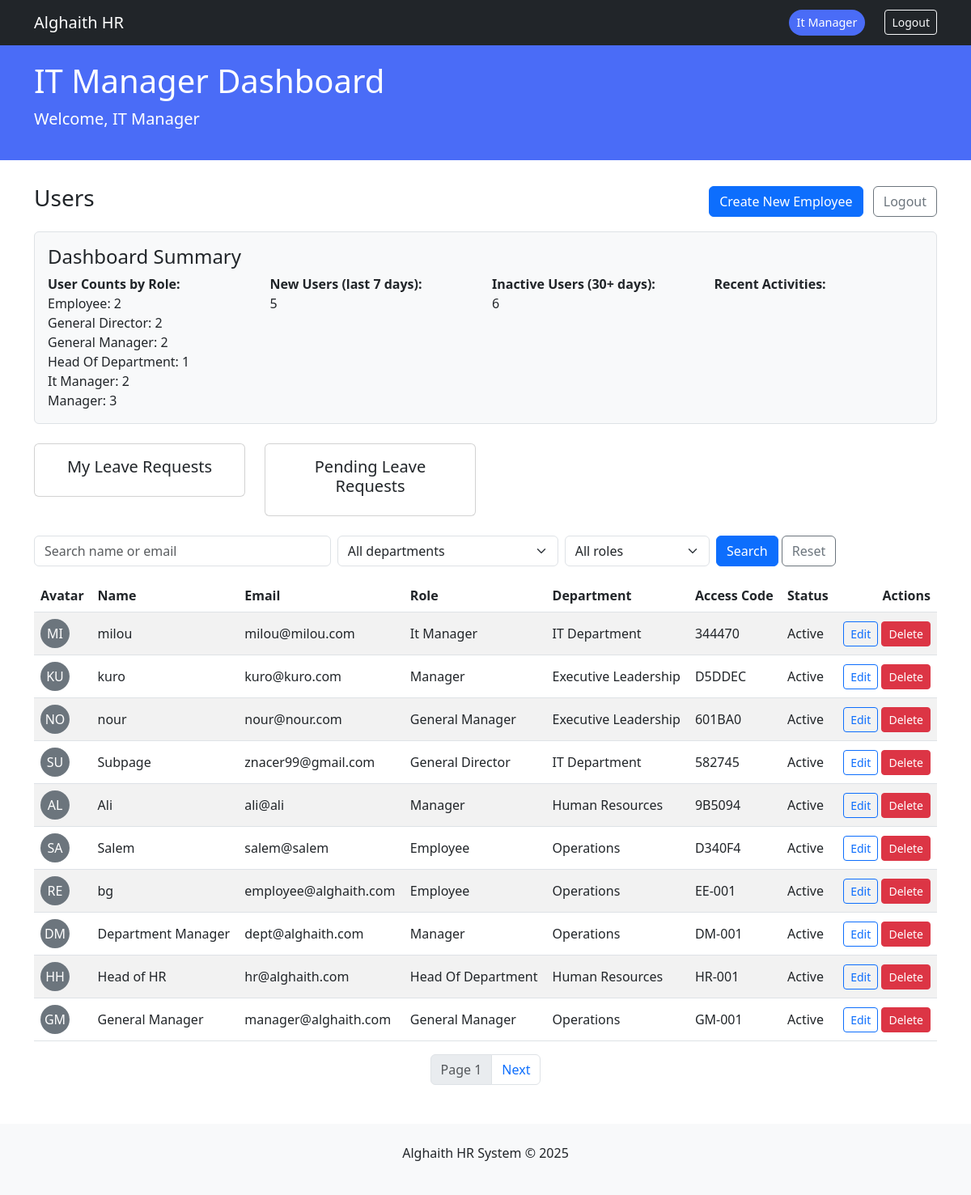
The app's page /dashboard/it_manager (signed in) with its own data.
### core/models.py (models this page shows, shortened)
class User(db.Model, UserMixin):
    __tablename__ = 'users'
    id = db.Column(db.Integer, primary_key=True)
    email = db.Column(db.String(120), unique=True, nullable=False)
    password_hash = db.Column(db.String(200), nullable=False)
    name = db.Column(db.String(100), nullable=False)
    role = db.Column(db.String(50), nullable=False)
    avatar = db.Column(db.String(2), nullable=False)
    access_code = db.Column(db.String(20), unique=True, nullable=False)
    department_id = db.Column(db.Integer, db.ForeignKey('departments.id'))
    created_at = db.Column(db.DateTime, default=datetime.utcnow)
    last_login = db.Column(db.DateTime)
    login_count = db.Column(db.Integer, default=0)
    is_active = db.Column(db.Boolean, default=True, nullable=False)
    department = db.relationship('Department', back_populates='members')
    @property
    def is_authenticated(self):
        return True

class Department(db.Model):
    __tablename__ = 'departments'
    id = db.Column(db.Integer, primary_key=True)
    name = db.Column(db.String(100), unique=True, nullable=False)
    description = db.Column(db.Text)
    created_at = db.Column(db.DateTime, default=datetime.utcnow)
    members = db.relationship('User', back_populates='department', lazy='dynamic')

### modules/dashboard/routes.py (the view)
@dashboard_bp.route('/it_manager')
@login_required
@role_required(['it_manager',])
def it_manager_dashboard():
    q = (request.args.get('q') or '').strip()
    role_filter = (request.args.get('role') or '').strip()
    dept_filter = (request.args.get('department') or '').strip()
    try:
        page = max(int(request.args.get('page', 1)), 1)
    except Exception:
        page = 1
    per_page = 10
    query = User.query
    if q:
        like = f"%{q}%"
        query = query.filter(or_(User.name.ilike(like), User.email.ilike(like)))
    if role_filter:
        query = query.filter(User.role == role_filter)
    if dept_filter:
        try:
            dept_id = int(dept_filter)
            query = query.filter(User.department_id == dept_id)
        except ValueError:
            pass
    total = query.count()
    users = query.order_by(User.created_at.desc()).limit(per_page).offset((page - 1) * per_page).all()
    departments = Department.query.order_by(Department.name).all()
    user_counts = db.session.query(
        User.role,
        func.count(User.id)
    ).group_by(User.role).all()
    week_ago = datetime.utcnow() - timedelta(days=7)
    new_users_count = User.query.filter(User.created_at >= week_ago).count()
    month_ago = datetime.utcnow() - timedelta(days=30)
    inactive_users_count = User.query.filter(
        or_(User.last_login == None, User.last_login < month_ago)
    ).count()
    recent_activities = ActivityLog.query.order_by(ActivityLog.timestamp.desc()).limit(10).all()
    return render_template(
        'dashboard/it_manager.html',
        user=current_user,
        user_list=users,
        total=total,
        page=page,
        per_page=per_page,
        departments=departments,
        q=q,
        role_filter=role_filter,
        dept_filter=dept_filter,
        user_counts=user_counts,
        new_users_count=new_users_count,
        inactive_users_count=inactive_users_count,
        recent_activities=recent_activities,
    )

### modules/auth/forms.py
class LogoutForm(FlaskForm):
    submit = SubmitField('Logout')

### app.py (called while the page is built)
@login_manager.user_loader
def load_user(user_id):
    from core.models import User
    return db.session.get(User, int(user_id))

### templates/dashboard/it_manager.html (shortened to what this page needs)
{% extends "dashboard/base_dashboard.html" %}
{% block dashboard_title %}IT Manager Dashboard{% endblock %}
{% block dashboard_content %}
<div class="mb-3 d-flex justify-content-between align-items-center">
    <h3>Users</h3>
    <div>
        <a href="{{ url_for('dashboard.it_manager_create_employee') }}" class="btn btn-primary">Create New Employee</a>
        <a href="{{ url_for('auth.logout') }}" class="btn btn-outline-secondary ms-2">Logout</a>
    </div>
</div>
<div class="mb-4 p-3 border rounded bg-light">
    <h4>Dashboard Summary</h4>
    <div class="row g-3">
      <div class="col-md-3">
        <strong>User Counts by Role:</strong>
        <ul class="list-unstyled mb-0">
          {% for role, count in user_counts %}
            <li>{{ role|replace('_',' ')|title }}: {{ count }}</li>
          {% endfor %}
        </ul>
      </div>
      <div class="col-md-3">
        <strong>New Users (last 7 days):</strong>
        <p>{{ new_users_count }}</p>
      </div>
      <div class="col-md-3">
        <strong>Inactive Users (30+ days):</strong>
        <p>{{ inactive_users_count }}</p>
      </div>
      <div class="col-md-3">
        <strong>Recent Activities:</strong>
      </div>
    </div>
</div>
<div class="row mb-4">
  <div class="col-md-3">
      <a href="{{ url_for('leave.my_requests') }}" class="text-decoration-none">
          <div class="card text-center dashboard-link-card">
              <div class="card-body">
                  <h5 class="card-title">My Leave Requests</h5>
              </div>
          </div>
      </a>
  </div>
  <div class="col-md-3">
      <a href="{{ url_for('leave.pending_requests') }}" class="text-decoration-none">
          <div class="card text-center dashboard-link-card">
              <div class="card-body">
                  <h5 class="card-title">Pending Leave Requests</h5>
              </div>
          </div>
      </a>
  </div>
</div>
<form method="GET" action="{{ url_for('dashboard.it_manager_dashboard') }}" class="row g-2 mb-3">
  <div class="col-md-4">
    <input name="q" value="{{ q }}" class="form-control" placeholder="Search name or email">
  </div>
  <div class="col-md-3">
    <select name="department" class="form-select">
      <option value="">All departments</option>
    </select>
  </div>
  <div class="col-md-2">
    <select name="role" class="form-select">
      <option value="">All roles</option>
    </select>
  </div>
  <div class="col-md-3">
    <button class="btn btn-primary" type="submit">Search</button>
    <a class="btn btn-outline-secondary" href="{{ url_for('dashboard.it_manager_dashboard') }}">Reset</a>
  </div>
</form>
<div class="table-responsive">
  <table class="table table-striped align-middle">
    <thead>
      <tr>
        <th>Avatar</th>
        <th>Name</th>
        <th>Email</th>
        <th>Role</th>
        <th>Department</th>
        <th>Access Code</th>
        <th>Status</th>
        <th class="text-end">Actions</th>
      </tr>
    </thead>
    <tbody>
      {% for u in user_list %}
      <tr>
        <td>
          <div style="width:36px;height:36px;border-radius:50%;background:#6c757d;color:#fff;display:inline-flex;align-items:center;justify-content:center;">
            {{ u.avatar }}
          </div>
        </td>
        <td>{{ u.name }}</td>
        <td>{{ u.email }}</td>
        <td>{{ u.role|replace('_',' ')|title }}</td>
        <td>{{ u.department.name if u.department else '-' }}</td>
        <td>{{ u.access_code or '-' }}</td>
        <td>{{ 'Active' if u.is_active else 'Inactive' }}</td>
        <td class="text-end">
          <a href="{{ url_for('dashboard.it_manager_edit_employee', id=u.id) }}" class="btn btn-sm btn-outline-primary">Edit</a>
          <form method="POST" action="{{ url_for('dashboard.it_manager_delete_employee', id=u.id) }}" style="display:inline;">
            <button type="submit" class="btn btn-sm btn-danger" onclick="return confirm('Delete {{ u.name }}?');">Delete</button>
          </form>
        </td>
      </tr>
      {% else %}
      <tr><td colspan="8" class="text-center">No users found</td></tr>
      {% endfor %}
    </tbody>
  </table>
</div>
<nav aria-label="User pages">
  <ul class="pagination justify-content-center">
    <li class="page-item disabled"><span class="page-link">Page {{ page }}</span></li>
    {% if total > page * per_page %}
      <li class="page-item">
        <a class="page-link" href="{{ url_for('dashboard.it_manager_dashboard', page=page+1, q=q, department=dept_filter, role=role_filter) }}">Next</a>
      </li>
    {% endif %}
  </ul>
</nav>
{% endblock %}

### templates/dashboard/base_dashboard.html (shortened to what this page needs)
<!DOCTYPE html>
<html>
<head>
    <link href="https://cdn.jsdelivr.net/npm/bootstrap@5.3.0/dist/css/bootstrap.min.css" rel="stylesheet">
</head>
<body>
    <nav class="navbar navbar-expand-lg navbar-dark bg-dark">
        <div class="container">
            <a class="navbar-brand" href="#">Alghaith HR</a>
            <div class="d-flex align-items-center">
                <span class="role-indicator me-3">{{ current_user.role|replace('_', ' ')|title }}</span>
                {% if current_user.is_authenticated %}
                <form method="post" action="{{ url_for('auth.logout') }}" class="ms-2 d-inline">
                    <button type="submit" class="btn btn-sm btn-outline-light">Logout</button>
                </form>
                {% endif %}
            </div>
        </div>
    </nav>
    <div class="role-header">
        <div class="container">
            <h1>{% block dashboard_title %}Dashboard{% endblock %}</h1>
            <p class="lead">Welcome, {{ current_user.name }}</p>
        </div>
    </div>
    <div class="container">
        {% block dashboard_content %}{% endblock %}
    </div>
    <footer class="mt-5 py-4 bg-light">
        <div class="container text-center">
            <p>Alghaith HR System &copy; 2025</p>
        </div>
    </footer>
</body>
</html>

### templates/dashboard/base_dashboard.html (style rules this page uses)
:root { --role-color: #4a6cf7; }
.role-header { background: var(--role-color); color: white; padding: 20px 0; margin-bottom: 30px; }
.role-indicator { background: var(--role-color); color: white; padding: 5px 10px; border-radius: 20px; font-size: 0.9rem; }
.dashboard-link-card { cursor: pointer; transition: transform 0.2s; }

### records on screen
User: role "It Manager", name "IT Manager", name "It Manager", department "2"
User: role "Manager", department "3", avatar "AL", name "Ali", email "ali@ali", department "Human Resources", access_code "9B5094", is_active "Active"
User: avatar "MI", name "milou", email "milou@milou.com", role "It Manager", department "IT Department", access_code "344470", is_active "Active"
User: avatar "KU", name "kuro", email "kuro@kuro.com", role "Manager", department "Executive Leadership", access_code "D5DDEC", is_active "Active"
User: avatar "NO", name "nour", email "nour@nour.com", role "General Manager", department "Executive Leadership", access_code "601BA0", is_active "Active"
User: avatar "SU", name "Subpage", email "znacer99@gmail.com", role "General Director", department "IT Department", access_code "582745", is_active "Active"
User: avatar "SA", name "Salem", email "salem@salem", role "Employee", department "Operations", access_code "D340F4", is_active "Active"
User: avatar "RE", name "bg", email "employee@alghaith.com", role "Employee", department "Operations", access_code "EE-001", is_active "Active"
User: avatar "DM", name "Department Manager", email "dept@alghaith.com", role "Manager", department "Operations", access_code "DM-001", is_active "Active"
User: avatar "HH", name "Head of HR", email "hr@alghaith.com", role "Head Of Department", department "Human Resources", access_code "HR-001", is_active "Active"
User: avatar "GM", name "General Manager", email "manager@alghaith.com", role "General Manager", department "Operations", access_code "GM-001", is_active "Active"

### other values on screen
{{ role|replace('_',' ')|title }} "Employee" "General Director" "General Manager" "Head Of Department"
{{ count }} "2" "2" "2" "1"
{{ new_users_count }} "5"
{{ inactive_users_count }} "6"
{{ page }} "1"
